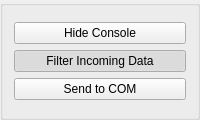
       <widget class="QGroupBox" name="gridGroupBox">
        <property name="minimumSize">
         <size>
          <width>0</width>
          <height>120</height>
         </size>
        </property>
        <property name="title">
         <string/>
        </property>
        <layout class="QGridLayout" name="TextControlsBox">
         <item row="1" column="0">
          <layout class="QVBoxLayout" name="verticalLayout">
           <item>
            <widget class="QPushButton" name="pushButton_TextEditHide">
             <property name="text">
              <string>Hide Console</string>
             </property>
             <property name="checkable">
              <bool>true</bool>
             </property>
             <property name="checked">
              <bool>false</bool>
             </property>
            </widget>
           </item>
           <item>
            <widget class="QPushButton" name="pushButton_ShowallData">
             <property name="text">
              <string>Filter Incoming Data</string>
             </property>
             <property name="checkable">
              <bool>true</bool>
             </property>
             <property name="checked">
              <bool>true</bool>
             </property>
            </widget>
           </item>
           <item>
            <widget class="QPushButton" name="pushButton_SendToCom">
             <property name="focusPolicy">
              <enum>Qt::NoFocus</enum>
             </property>
             <property name="text">
              <string>Send to COM</string>
             </property>
             <property name="shortcut">
              <string>Ctrl+Return</string>
             </property>
             <property name="checkable">
              <bool>true</bool>
             </property>
             <property name="checked">
              <bool>false</bool>
             </property>
            </widget>
           </item>
          </layout>
         </item>
        </layout>
       </widget>
